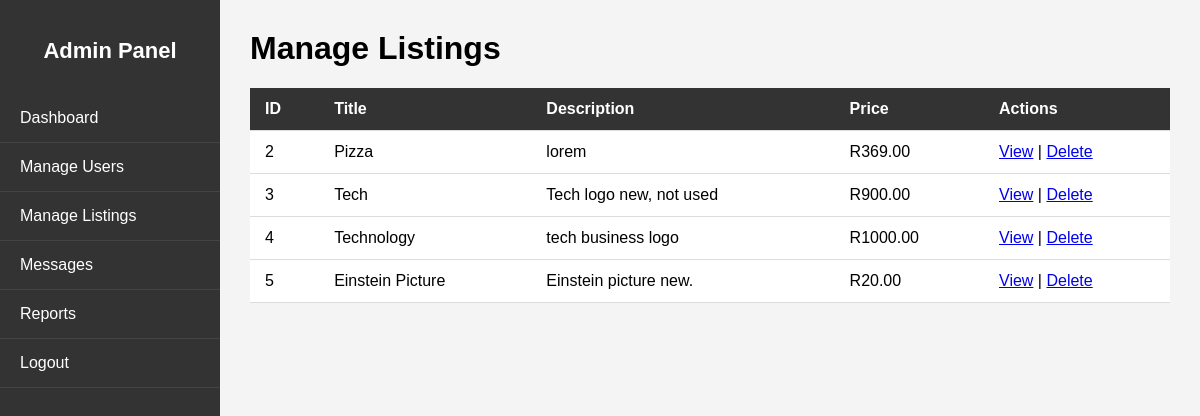
The app's page /dashboards/admin/manage_listings.php with its own data.
### tables this page shows
CREATE TABLE `listings` (
  `id` int(11) NOT NULL,
  `user_id` int(11) NOT NULL,
  `title` varchar(255) NOT NULL,
  `description` text NOT NULL,
  `price` decimal(10,2) NOT NULL,
  `image` varchar(255) NOT NULL,
  `created_at` datetime NOT NULL DEFAULT current_timestamp()
);

### dashboards/admin/manage_listings.php (the view, shortened to what this page needs)
<?php
require_once '../../includes/db.php';
$listings = $conn->query("SELECT * FROM listings");
?>
<!DOCTYPE html>
<html>
<head>
</head>
<body>
  <div class="sidebar">
    <h2>Admin Panel</h2>
    <a href="admin_dashboard.php">Dashboard</a>
    <a href="manage_users.php">Manage Users</a>
    <a href="manage_listings.php">Manage Listings</a>
    <a href="messages.php">Messages</a>
    <a href="admin_reports.php">Reports</a>
    <a href="../../logout.php">Logout</a>
  </div>
  <div class="main">
    <h1>Manage Listings</h1>
    <table>
      <tr>
        <th>ID</th><th>Title</th><th>Description</th><th>Price</th><th>Actions</th>
      </tr>
      <?php while ($listing = $listings->fetch_assoc()): ?>
        <tr>
          <td><?= $listing['id'] ?></td>
          <td><?= $listing['title'] ?></td>
          <td><?= $listing['description'] ?></td>
          <td>R<?= $listing['price'] ?></td>
          <td>
            <a href="view_listing.php?id=<?= $listing['id'] ?>">View</a> |
            <a href="delete_listing.php?id=<?= $listing['id'] ?>" onclick="return confirm('Delete listing?')">Delete</a>
          </td>
        </tr>
      <?php endwhile; ?>
    </table>
  </div>
</body>
</html>

### dashboards/admin/manage_listings.php (style rules this page uses)
body { margin: 0; font-family: Arial, sans-serif; display: flex; background: #f4f4f4; }
.sidebar { width: 220px; background: #333; color: #fff; height: 100vh; position: fixed; padding-top: 20px; }
.sidebar h2 { text-align: center; margin-bottom: 30px; font-size: 22px; color: #fff; }
.sidebar a { display: block; padding: 15px 20px; color: #fff; text-decoration: none; border-bottom: 1px solid #444; }
.main { margin-left: 220px; padding: 30px; width: 100%; }
table { width: 100%; border-collapse: collapse; background: #fff; }
th, td { padding: 12px 15px; border-bottom: 1px solid #ddd; text-align: left; }
th { background: #333; color: white; }
h1 { margin-top: 0; }

### records on screen
listings: id "2", title "Pizza", description "lorem", price "369.00"
listings: id "3", title "Tech", description "Tech logo new, not used", price "900.00"
listings: id "4", title "Technology", description "tech business logo", price "1000.00"
listings: id "5", title "Einstein Picture", description "Einstein picture new.", price "20.00"
